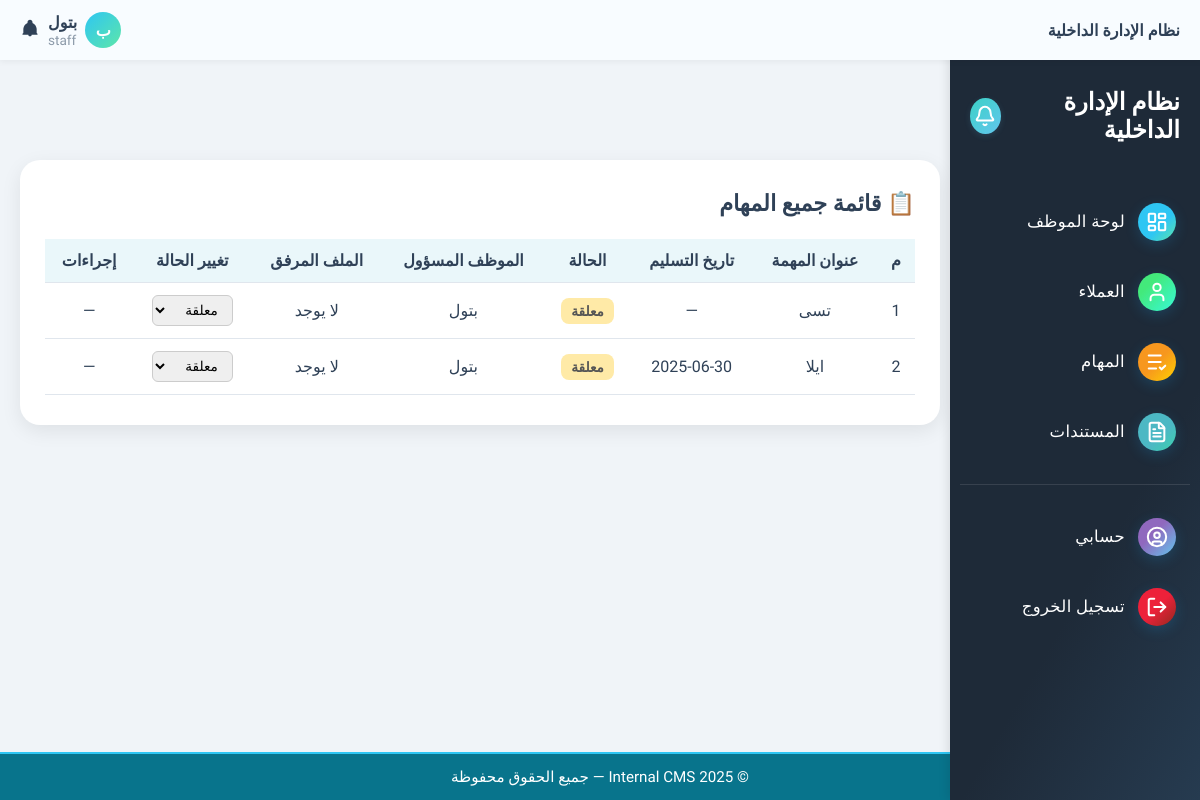
Page /tasks/ (signed in) on the earlier database version.
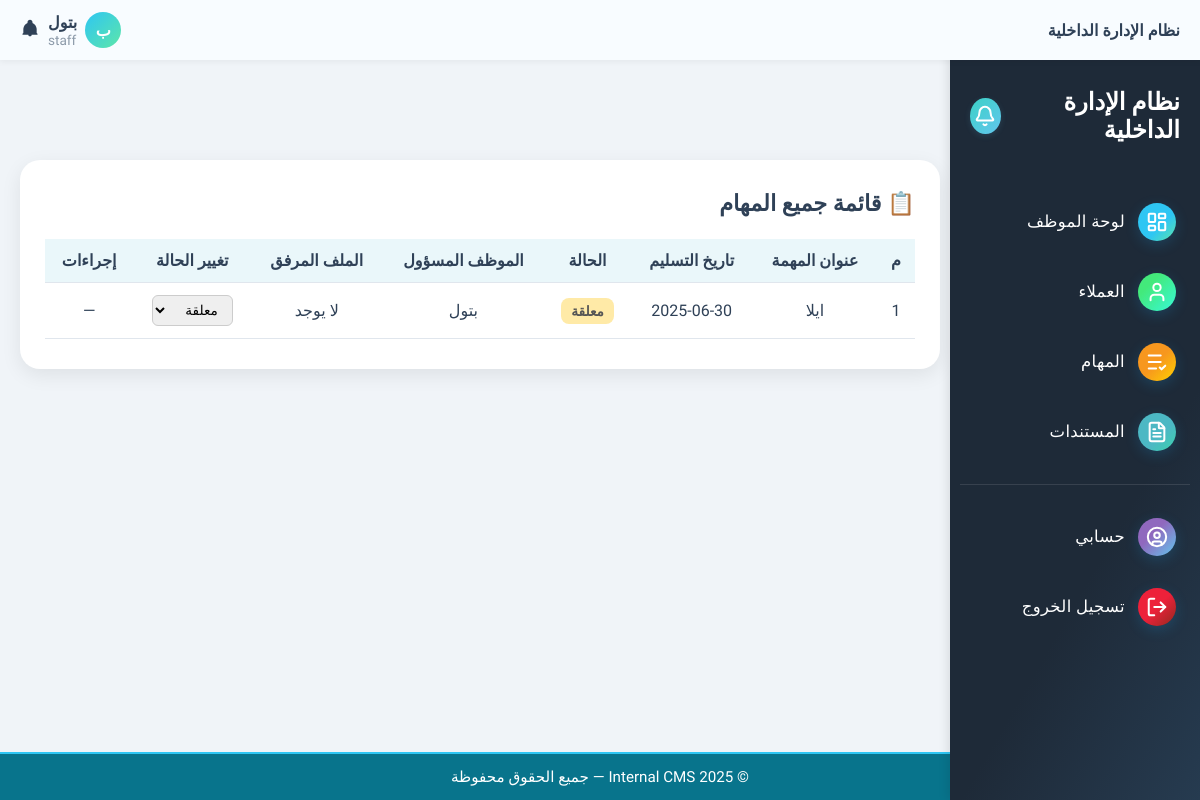
Same page on the later database version.
### tasks/models.py (models this page shows, shortened)
class Task(models.Model):
    STATUS_CHOICES = [
        ('pending', 'قيد التنفيذ'),
        ('completed', 'منتهية'),
        ('overdue', 'متأخرة'),
    ]
    title = models.CharField(max_length=255, verbose_name='عنوان المهمة')
    description = models.TextField(blank=True, verbose_name='الوصف')
    assigned_to = models.ForeignKey(User, on_delete=models.SET_NULL, null=True, blank=True, verbose_name='الموظف المكلّف')
    client = models.ForeignKey(Client, on_delete=models.SET_NULL, null=True, blank=True, verbose_name='العميل')
    status = models.CharField(max_length=20, choices=STATUS_CHOICES, default='pending', verbose_name='الحالة')
    due_date = models.DateField(null=True, blank=True, verbose_name='تاريخ الاستحقاق')
    file_url = models.URLField(max_length=1024, blank=True, null=True, verbose_name='رابط الملف')
    file_path = models.CharField(max_length=512, blank=True, null=True, verbose_name='مسار الملف')
    documents = models.ManyToManyField('content.Document', blank=True, verbose_name='مستندات إضافية')
    created_at = models.DateTimeField(auto_now_add=True, verbose_name='تاريخ الإنشاء')
    class Meta:
        verbose_name = 'مهمة'
        verbose_name_plural = 'المهام'
        ordering = ['-created_at']  # ترتيب المهام الأحدث أولاً

### tasks/views.py (the view)
# urls.py: path('', views.task_list_view, name='task_list'),
@login_required
@role_required(['admin', 'staff'])
def task_list_view(request):
    user = request.user
    role = user.userprofile.role.name
    if role == 'admin':
        tasks = Task.objects.all()
    else:
        tasks = Task.objects.filter(assigned_to=user)
    return render(request, 'tasks/list.html', {'all_tasks': tasks})

### core/context_processors.py (called while the page is built)
def user_role(request):
    role = None
    if request.user.is_authenticated:
        if hasattr(request.user, 'userprofile'):
            role = request.user.userprofile.role.name
    return {'role': role}

### templates/tasks/list.html (shortened to what this page needs)
{% extends "base.html" %}
{% block content %}
<div class="tasks-container">
  <div class="tasks-card">
    <div class="header-row" style="display:flex;justify-content:space-between;align-items:center;margin-bottom:22px;">
      <h2 style="margin:0;">📋 قائمة جميع المهام</h2>
    </div>
    <div class="table-responsive">
      <table class="tasks-table">
        <thead>
          <tr>
            <th>م</th>
            <th>عنوان المهمة</th>
            <th>تاريخ التسليم</th>
            <th>الحالة</th>
            <th>الموظف المسؤول</th>
            <th>الملف المرفق</th>
            <th>تغيير الحالة</th>
            <th>إجراءات</th>
          </tr>
        </thead>
        <tbody>
          {% for task in all_tasks %}
          <tr>
            <td>{{ forloop.counter }}</td>
            <td>{{ task.title }}</td>
            <td>{{ task.due_date|date:"Y-m-d"|default:"—" }}</td>
            <td>
              {% if task.status == 'pending' %}
                <span class="badge badge-warning">معلقة</span>
              {% elif task.status == 'completed' %}
                <span class="badge badge-success">مكتملة</span>
              {% elif task.status == 'overdue' %}
                <span class="badge badge-danger">متأخرة</span>
              {% endif %}
            </td>
            <td>
              {% if task.assigned_to %}
                {{ task.assigned_to.get_full_name|default:task.assigned_to.username }}
              {% else %}
                —
              {% endif %}
            </td>
            <td>
              {% if task.file_url %}
                <a href="{{ task.file_url }}" target="_blank" class="btn btn-sm btn-outline-info">📎 عرض</a>
              {% else %}
                <span class="text-muted">لا يوجد</span>
              {% endif %}
            </td>
            <td>
              <select class="form-select update-status" data-task-id="{{ task.id }}">
                <option value="pending" {% if task.status == 'pending' %}selected{% endif %}>معلقة</option>
              </select>
            </td>
            <td>
              {% if request.user.userprofile.role.name == 'admin' %}
                <button class="btn btn-sm btn-outline-danger delete-task-btn" data-task-id="{{ task.id }}">🗑 حذف</button>
              {% else %}
                <span class="text-muted">—</span>
              {% endif %}
            </td>
          </tr>
          {% empty %}
          <tr>
            <td colspan="8" class="empty-row">لا توجد مهام مسجلة.</td>
          </tr>
          {% endfor %}
        </tbody>
      </table>
    </div>
  </div>
</div>
{% endblock %}

Differences in the rows shown:
removed Task: title "تسى", due_date "—", shows "معلقة", assigned_to.get_full_name "بتول", shows "لا يوجد", status+id "معلقة"
